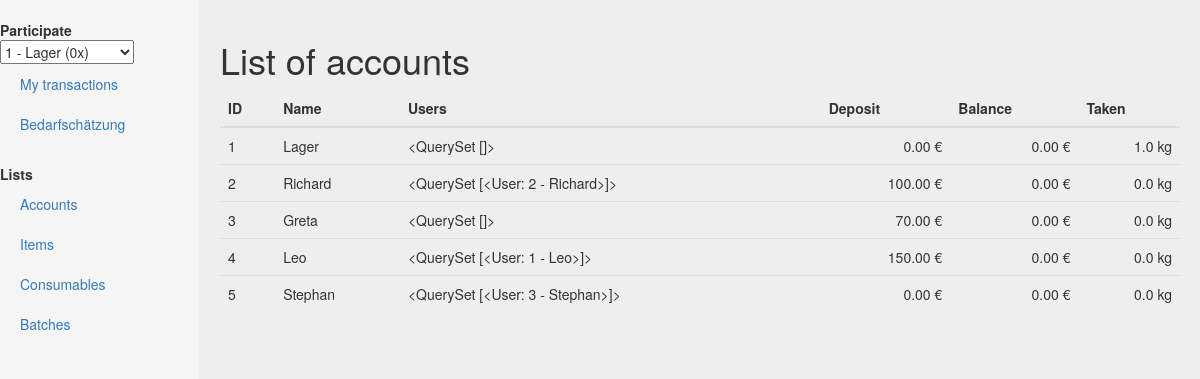
Page /accountlist on the earlier database version.
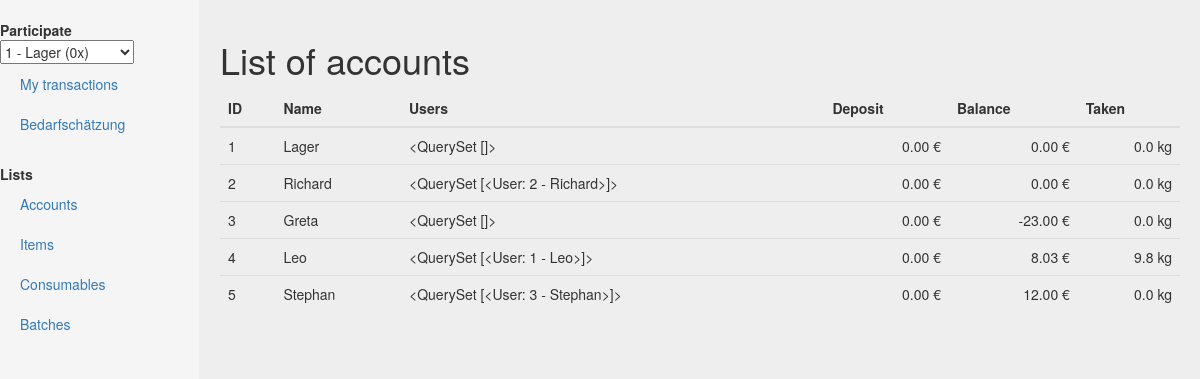
Same page on the later database version.
### core/models.py (models this page shows, shortened)
class Account(models.Model):
    name = models.CharField(max_length=50, default="")
    users = models.ManyToManyField('User', blank=True)
    deposit = models.FloatField(default=0) #MoneyField;
    balance = models.FloatField(default=0) #MoneyField;
    taken = models.FloatField(default=0)
    def __str__(self):
        rate = self.calc_rate(datetime=datetime.datetime.now())
        return "{} - {} ({}x)".format(str(self.id), self.name, rate)
    def calc_rate(self, datetime):
        current_phases = AccPayPhase.objects.filter(account = self.id).filter(Q(start=None)|Q(start__lte=datetime)).filter(Q(end=None)|Q(end__gte=datetime))
        if not current_phases:
            rate = 0
        else:
            rate = 1
            for payphase in current_phases:
                rate = rate * payphase.rate
        return rate
    def users_str(self):
        return "{}".format(self.users.all())
    def deposit_str(self):
        return "{} €".format(format(self.deposit,'.2f'))
    def taken_str(self):
        return "{} kg".format(format(self.taken,'.1f'))
    @property
    def balance_str(self):
        self.calc_balance()
        return "{} €".format(format(self.balance,'.2f'))
    def calc_balance(self):
        balance = 0
        charges = Charge.objects.filter(account=self)
        for charge in charges:
            if charge.to_balance == True:
                balance += charge.value
            else:
                pass
        self.balance = balance
        self.save()

class User(models.Model):
    name = models.CharField(max_length=50)
    active = models.BooleanField(default=True)
    comment = models.TextField(blank=True)
    accounts = models.ManyToManyField('Account', blank=True)
    def __str__(self):
        return "{} - {}".format(str(self.id), self.name)

class Charge(models.Model):
    transaction = models.ForeignKey('Transaction')
    account = models.ForeignKey('Account')
    value = models.FloatField(default=0) # MoneyField
    to_balance = models.BooleanField(default=True) # false = to deposit
    date = models.DateField()

### core/views.py (the view)
# urls.py: url(r'^accountlist$', views.accountlist),
def accountlist(request):
    template = loader.get_template('core/accountlist.html')
    accounts = Account.objects.all()
    accountlist = sorted(list(accounts), key=lambda t: t.id)
    context = {"accountlist" : accountlist}
    return HttpResponse(template.render({**global_context(), **context}, request))

### core/views.py (called while the page is built)
def global_context():
    accounts = Account.objects.all()
    context = {"accounts": accounts}
    return context

### core/templates/core/accountlist.html (shortened to what this page needs)
{% extends "core/base.html" %}
{% block heading %}List of accounts{% endblock %}
{% block content %}
<table class="table">
          <thead>
            <th>ID</th>
            <th>Name</th>
            <th>Users</th>
            <th align=right>Deposit</th>
            <th align=right>Balance</th>
            <th align=right>Taken</th>
          </thead>
          <tbody>
          {% for account in accountlist %}
            <tr>
              <td>{{ account.id }}</td>
              <td>{{ account.name }}</td>
              <td>{{ account.users_str }}</td>
              <td align=right>{{ account.deposit_str }} </td>
              <td align=right>{{ account.balance_str }}</td>
              <td align=right>{{ account.taken_str }}</td>
            </tr>
          {% endfor %}
          </tbody>
        </table>
{% endblock %}

### core/templates/core/base.html (shortened to what this page needs)
<!DOCTYPE html>
<html lang="en">
  <head>
    <link rel="stylesheet" href="https://maxcdn.bootstrapcdn.com/bootstrap/3.3.7/css/bootstrap.min.css">
    <link rel="stylesheet" href="https://cdnjs.cloudflare.com/ajax/libs/bootstrap-select/1.12.1/css/bootstrap-select.min.css">
  </head>
  <body>
    <div class="container-fluid">
      <div class="row">
        <div class="col-sm-3 col-md-2 sidebar">
          <ul class="nav nav-sidebar">
            <li><strong>Participate</strong></li>
            <li><select class="selectpicker" data-live-search="true">
              {% for account in accounts %}
              <option>{{ account }}</option>
              {% endfor %}
            </select></li>
            <li><a href="/account">My transactions</a></li>
            <li><a href="">Bedarfschätzung</a></li>
          </ul>
          <ul class="nav nav-sidebar">
            <li><strong>Lists</strong></li>
            <li><a href="/accountlist">Accounts</a></li>
            <li><a href="/itemlist">Items</a></li>
            <li><a href="/consumablelist">Consumables</a></li>
            <li><a href="/batchlist">Batches</a></li>
          </ul>
        </div>
        <div class="col-sm-9 col-sm-offset-3 col-md-10 col-md-offset-2 main">
          <h1>{% block heading %}{% endblock %}</h1>
          {% block content %}{% endblock %}
        </div>
      </div>
    </div>
  </body>
</html>

Differences in the rows shown:
changed Account "Lager": taken_str "1.0 kg" → "0.0 kg"
changed Account "Richard": deposit_str "100.00 €" → "0.00 €"
changed Account "Greta": deposit_str "70.00 €" → "0.00 €"; balance_str "0.00 €" → "-23.00 €"
changed Account "Leo": deposit_str "150.00 €" → "0.00 €"; balance_str "0.00 €" → "8.03 €"; taken_str "0.0 kg" → "9.8 kg"
changed Account "Stephan": balance_str "0.00 €" → "12.00 €"
